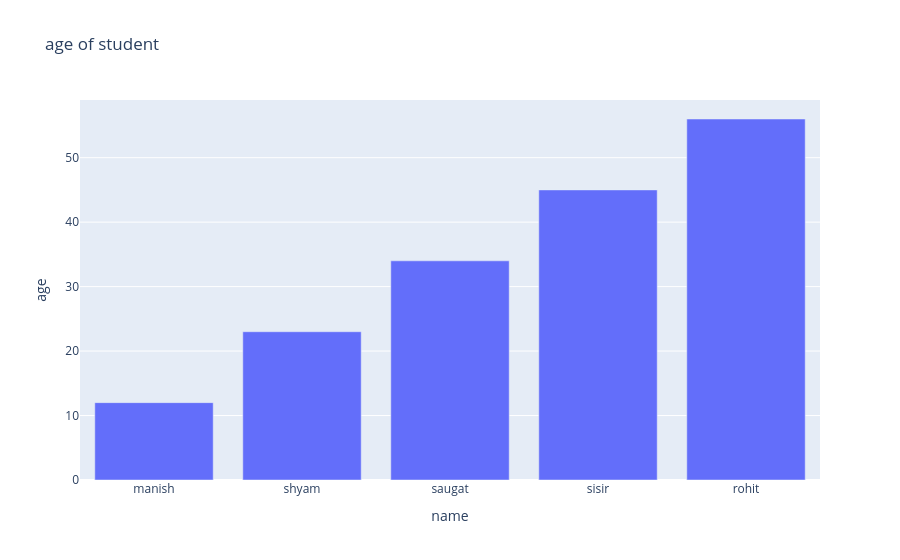

The notebook cell saved with this chart:
### Code cell
import plotly.express as px 
fig = px.bar(df,x="name",y="age",title="age of student")
fig.show()

### Figure 1 — Plotly figure (JSON) as saved in the notebook; plotly's stock layout.template omitted (floating-point values rounded to 4 significant figures)
{"data": [{"hovertemplate": "name=%{x}<br>age=%{y}<extra></extra>", "legendgroup": "", "marker": {"color": "#636efa", "pattern": {"shape": ""}}, "name": "", "orientation": "v", "showlegend": false, "textposition": "auto", "type": "bar", "x": ["manish", "shyam", "saugat", "sisir", "rohit"], "xaxis": "x", "y": [12, 23, 34, 45, 56], "yaxis": "y"}], "layout": {"barmode": "relative", "legend": {"tracegroupgap": 0}, "title": {"text": "age of student"}, "xaxis": {"anchor": "y", "domain": [0, 1], "title": {"text": "name"}}, "yaxis": {"anchor": "x", "domain": [0, 1], "title": {"text": "age"}}}}
